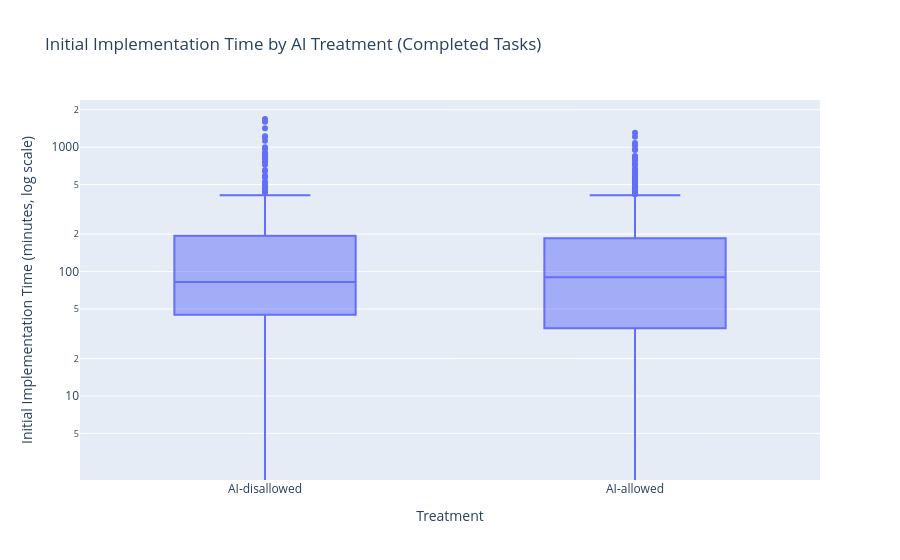

Notebook code cell kept with this figure:
### Code cell
fig = px.box(metr_complete_df, x="treatmentAssignment", y="initialImplementationTime",
             log_y=True,
             labels={"treatmentAssignment": "Treatment",
                     "initialImplementationTime": "Initial Implementation Time (minutes, log scale)"},
             title="Initial Implementation Time by AI Treatment (Completed Tasks)")
fig.show()

### Figure 1 — Plotly figure (JSON) as saved in the notebook; plotly's stock layout.template omitted (floating-point values rounded to 4 significant figures; data arrays with more than 128 entries replaced by an {"elided": "..."} marker saying what was removed)
{"data": [{"alignmentgroup": "True", "hovertemplate": "Treatment=%{x}<br>Initial Implementation Time (minutes, log scale)=%{y}<extra></extra>", "legendgroup": "", "marker": {"color": "#636efa"}, "name": "", "notched": false, "offsetgroup": "", "orientation": "v", "showlegend": false, "type": "box", "x": {"elided": "828 str values"}, "x0": " ", "xaxis": "x", "y": {"elided": "828 float values"}, "y0": " ", "yaxis": "y"}], "layout": {"boxmode": "group", "legend": {"tracegroupgap": 0}, "title": {"text": "Initial Implementation Time by AI Treatment (Completed Tasks)"}, "xaxis": {"anchor": "y", "domain": [0, 1], "title": {"text": "Treatment"}}, "yaxis": {"anchor": "x", "domain": [0, 1], "title": {"text": "Initial Implementation Time (minutes, log scale)"}, "type": "log"}}}
